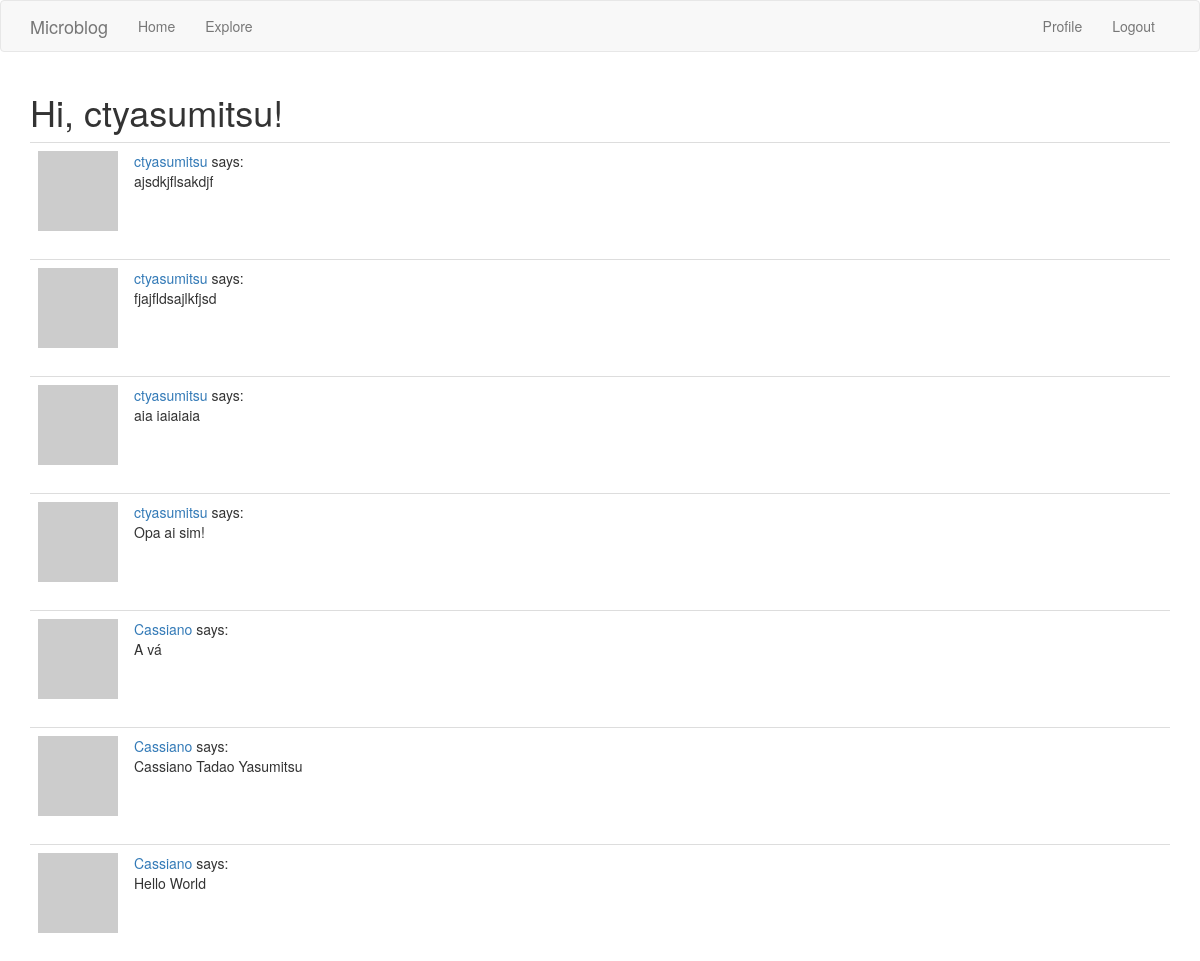
Before: /explore (signed in) with the older database file.
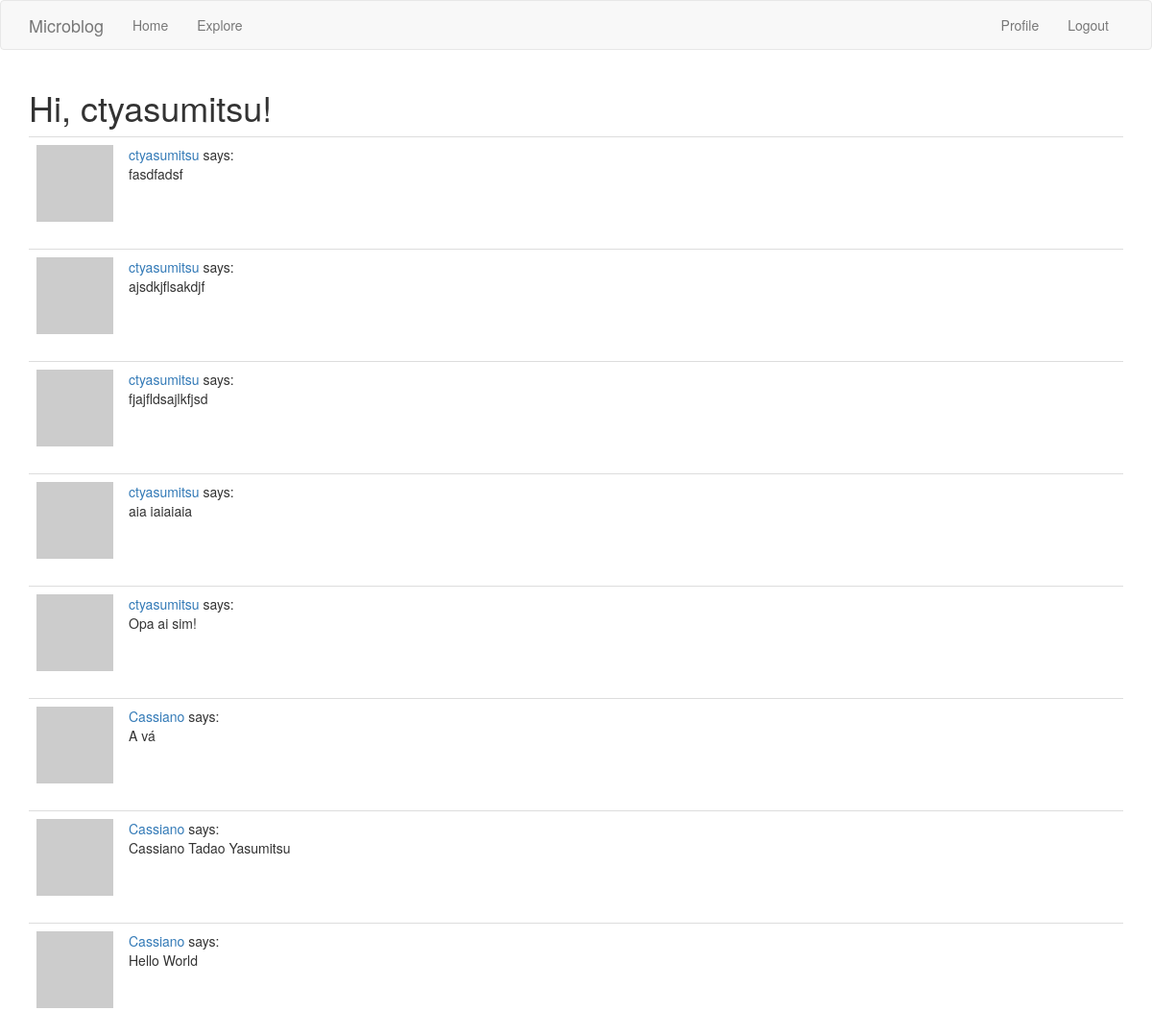
After: the same page with the newer database file.
### app/models.py (models this page shows, shortened)
class Post(db.Model):
    id = db.Column(db.Integer, primary_key=True)
    body = db.Column(db.String(140))
    timestamp = db.Column(db.DateTime, index=True, default=datetime.utcnow)
    user_id = db.Column(db.Integer, db.ForeignKey('user.id'))

class User(UserMixin, db.Model):
    id = db.Column(db.Integer, primary_key=True)
    username = db.Column(db.String(64), index=True, unique=True)
    email = db.Column(db.String(120), index=True, unique=True)
    password_hash = db.Column(db.String(128))
    posts = db.relationship('Post', backref='author', lazy='dynamic')
    about_me = db.Column(db.String(140))
    last_seen = db.Column(db.DateTime, default=datetime.utcnow)
    followed = db.relationship(
        'User', secondary=followers,
        primaryjoin=(followers.c.follower_id == id),
        secondaryjoin=(followers.c.followed_id == id),
        backref=db.backref('followers', lazy='dynamic'), lazy='dynamic')
    def avatar(self, size):
        digest = md5(self.email.lower().encode('utf-8')).hexdigest()
        return 'https://www.gravatar.com/avatar/{}?d=identicon&s={}'.format(
            digest, size)

### app/routes.py (the view)
@app.route('/explore')
@login_required
def explore():
    page = request.args.get('page', 1, type=int)
    posts = Post.query.order_by(Post.timestamp.desc()).paginate(
        page=page, per_page=app.config['POSTS_PER_PAGE'], error_out=False)
    next_url = url_for('explore', page=posts.next_num) \
        if posts.has_next else None
    prev_url = url_for('explore', page=posts.prev_num) \
        if posts.has_prev else None
    return render_template("index.html", title='Explore', posts=posts.items, next_url=next_url, prev_url=prev_url)

### app/models.py (called while the page is built)
@login.user_loader
def load_user(id):
    return User.query.get(int(id))

### app/routes.py (called while the page is built)
@app.before_request
def before_request():
    if current_user.is_authenticated:
        current_user.last_seen = datetime.utcnow()
        db.session.commit()

### app/templates/index.html (shortened to what this page needs)
{% extends "base.html" %} {% block content %}
<div class="container">
  <h1>Hi, {{ current_user.username }}!</h1>
   {% for post in posts %} {% include '_post.html' %} {% endfor %}  {%endblock %}

### app/templates/_post.html
<table class="table table-hover">
  <tr>
    <td width="70px">
      <a href="{{ url_for('user', username=post.author.username) }}">
        <img src="{{ post.author.avatar(70) }}" />
      </a>
    </td>
    <td>
      <a href="{{ url_for('user', username=post.author.username) }}">
        {{ post.author.username }}
      </a>
      says:
      <br />
      {{ post.body }}
    </td>
  </tr>
</table>

Changed rows visible on the page:
added Post: author.username "ctyasumitsu", body "fasdfadsf"
